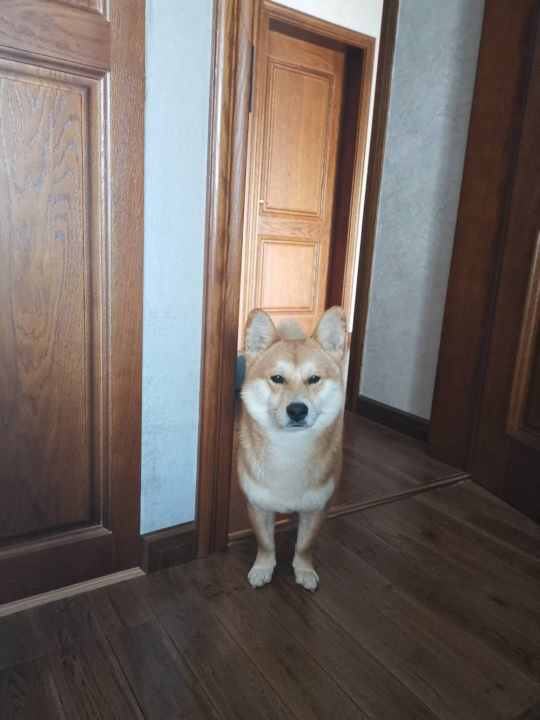
#> input picture bbq.jpg, 1080 x 1440 px (shown at 1/2 size)
$ python jpgexchange.py
#> lines starting #> are read from the running program, lines starting #| are printed output that depends on the picture
from PIL import Image
jpg=Image.open('bbq.jpg')
#> jpg is the input picture: PIL image 1080x1440 RGB; mean R, G, B 113, 102.8, 98.1
L=jpg.convert('L')
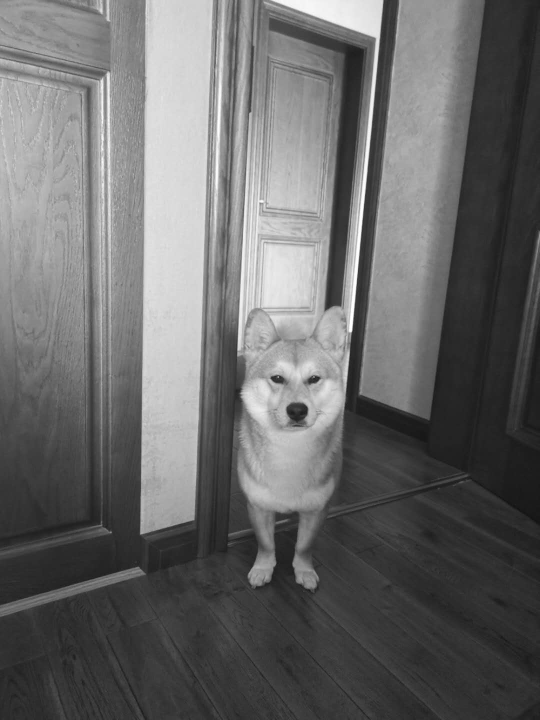
#> L: PIL image 1080x1440 L (shown at 1/2 size); min 14, max 255, mean 105.4
width,height=L.size
#> width = 1080; height = 1440
nwidth=int(width/4)
#> nwidth = 270
nheight=int(height/8)
#> nheight = 180
L=L.resize((nwidth,nheight))
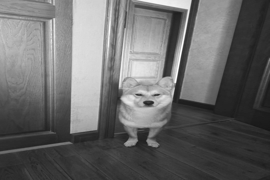
#> L: PIL image 270x180 L; min 22, max 255, mean 105.4
t=''
bianma='@%#+=-:.'

for row in range(nheight):
    for column in range(nwidth):
        t=t+bianma[int((L.getpixel((column,row)))/256*8)]
    t+='\n'
with open ('zhuanhuantu.txt','w') as f:
    f.write(t)
